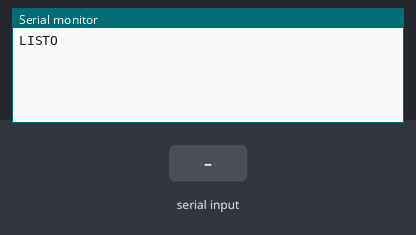
Bench run of a sketch on a simulated Arduino Uno, built with avr-gcc and run on an emulated ATmega328P. Shown: the last lines printed to the serial monitor. The test bench sets the inputs (shaded band).

Above: at 1.2 s.
1.3 s: "1" received over the second serial link
At 2.0 s:
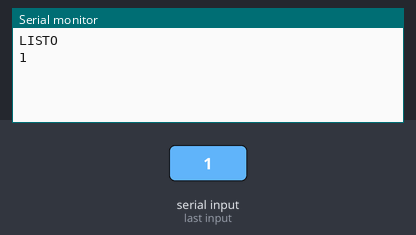
2.8 s: "0" received over the second serial link
At 4.3 s:
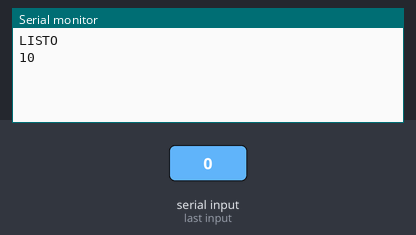

The sketch:

bluetooth_2.ino
```cpp
#include <SoftwareSerial.h>
SoftwareSerial miBT(4,5);
char cadena[10] = "h";
void setup() {
  // put your setup code here, to run once:
Serial.begin(9600);
Serial.println("LISTO");
miBT.begin(38400);
}

void loop() {
  // put your main code here, to run repeatedly:
if(miBT.available())
Serial.write(miBT.read());

if(Serial.available())
{
  miBT.write(Serial.read());
  //miBT.write("hola#");
  }
}
```

Measured:
- after the input at 1.3 s, the serial monitor: prints a new line at once (image 1)
- after the input at 2.8 s, the serial monitor: prints a new line at once (image 2)
